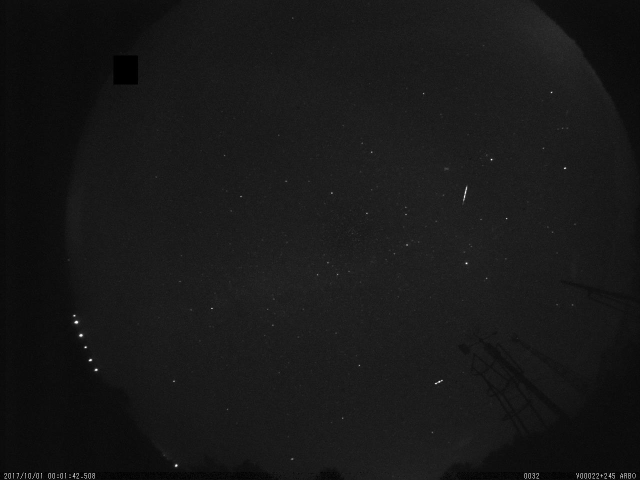
#> input picture DATA_SPLIT_FOR_YOLO10/test/images/000142_ARBO.jpg, 1280 x 960 px (shown at 1/2 size); its folder holds only this picture in this run
$ jupyter execute --allow-errors Augmentacia_Dat.ipynb   (shell and % lines are left out)
#> lines starting #> are read from the running program, lines starting #| are printed output that depends on the picture
#> further down, image is the input picture: shape (960, 1280, 3); min 0, max 255, mean 23.9
#> `flippedImage = cv2.flip(image, 1)`:
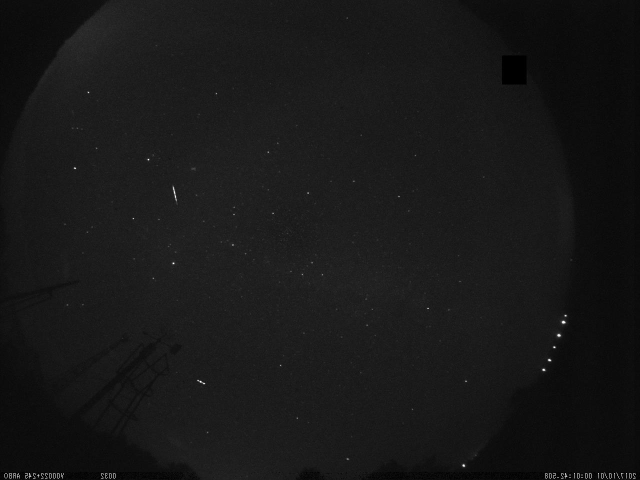
#> flippedImage: shape (960, 1280, 3) (shown at 1/2 size); min 0, max 255, mean 23.9
#> `flippedImage = cv2.flip(image, 0)`:
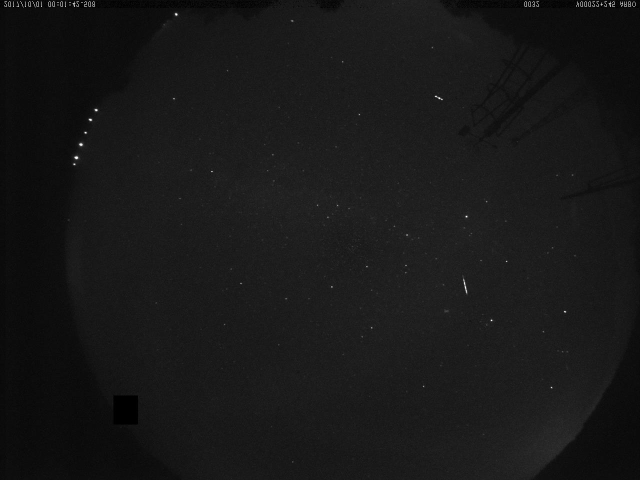
#> flippedImage: shape (960, 1280, 3) (shown at 1/2 size); min 0, max 255, mean 23.9
# Augmentácia dát

Inštalácia potrebných knižníc

## Zadefinovanie vlastných funkcií

Funkcia na vytvorenie jednoriadkového textového súboru, ktorý obsahuje informácie o ohraničujúcom polí (bounding box)
* **file_name**: názov súboru
* **_**: označenie triedy
* **x**: x-ová súradnica ohraničujúceho poľa
* **y**: y-ová súradnica ohraničujúceho poľa
* **width**: šírka ohraničujúceho poľa
* **height**: výška ohraničujúceho poľa

[cell 1]
# [6 lines left out: function create_txt_file, not called in this run]

Funkcia na vyselektovanie názvu súboru z celej directory path

[cell 2]
def get_file_name(file_with_directory, input_directory):

    directory_lengt = len(input_directory) + 1
    file_name_length = len(file_with_directory)
    return file_with_directory[directory_lengt:file_name_length-4]

## Horizontálne obrátenie obrázkov ⬅️➡️

Definovanie vstupných a výstupných ciest k adresárom

[cell 3]
in_tp_dir = '/home/jovyan/data/lightning/LiviaMurankova/DATA/new/New_TP/images'
in_tp_txt_dir = '/home/jovyan/data/lightning/LiviaMurankova/DATA/new/New_TP/txt'

out_hflip_dir = '/home/jovyan/data/lightning/LiviaMurankova/DATA/new/New_Augmented_Data/New_Horizontal_Flip/images'
out_hflip_txt_dir = '/home/jovyan/data/lightning/LiviaMurankova/DATA/new/New_Augmented_Data/New_Horizontal_Flip/txt'

Uloženie názvov obrazových a textových súborov z jedného priečinka do premenných

[cell 4]
from glob import glob
import random

random.seed(1234)

# images
tp_infiles = in_tp_dir + '/*'
tp_names = glob(tp_infiles)
#> (the rest of this cell did not finish here and is left out)

Funkcia, ktorá prepočíta súradnice ohraničujúceho poľa pri horizontálnom preklopení obrázka

[cell 5]
# Read .txt file && recalculate normalized x-coordinate

# [16 lines left out: function recalculate_hflippedimage_coordinates, not called in this run]

**Algoritmus na vytváranie kópii horizontálne preklopených obrázkov a prepočítanie nových súradníc ohraničujúceho poľa**

[cell 6]
import cv2

# loop over each input image
#> (the rest of this cell did not finish here and is left out)

## Vertikálne obrátenie obrázkov ⬆️⬇️

Definovanie vstupných a výstupných ciest k adresárom

[cell 7]
in_tp_dir = '/home/jovyan/data/lightning/LiviaMurankova/DATA/new/New_TP/images'
in_tp_txt_dir = '/home/jovyan/data/lightning/LiviaMurankova/DATA/new/New_TP/txt'

out_vflip_dir = '/home/jovyan/data/lightning/LiviaMurankova/DATA/new/New_Augmented_Data/New_Vertical_Flip/images'
out_vflip_txt_dir = '/home/jovyan/data/lightning/LiviaMurankova/DATA/new/New_Augmented_Data/New_Vertical_Flip/txt'

Uloženie názvov obrazových a textových súborov z jedného priečinka do premenných

[cell 8]
from glob import glob
import random

random.seed(1234)

# read images into list
tp_infiles = in_tp_dir + '/*'
tp_names = glob(tp_infiles)
#> (the rest of this cell did not finish here and is left out)

Funkcia, ktorá prepočíta súradnice ohraničujúceho poľa pri vertikálnom preklopení obrázka

[cell 9]
# Read .txt file && recalculate normalized y-coordinate

# [16 lines left out: function recalculate_vflippedimage_coordinates, not called in this run]

**Algoritmus na vytváranie kópii vertikálne preklopených obrázkov a prepočítanie nových súradníc ohraničujúceho poľa**

[cell 10]
import cv2

# loop over each input image
#> (the rest of this cell did not finish here and is left out)

$ run again, on DATA_SPLIT_FOR_YOLO10/test/images/010503_VAZEC.jpg
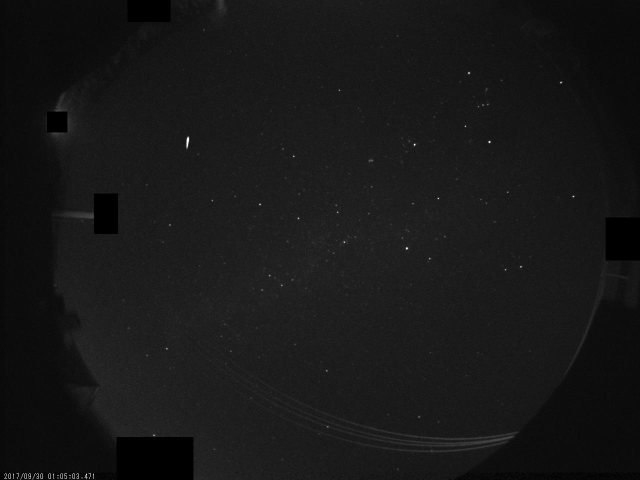
#> input picture DATA_SPLIT_FOR_YOLO10/test/images/010503_VAZEC.jpg, 1280 x 960 px (shown at 1/2 size)
#> image is the input picture: shape (960, 1280, 3); min 0, max 255, mean 23.2
#> `flippedImage = cv2.flip(image, 1)`:
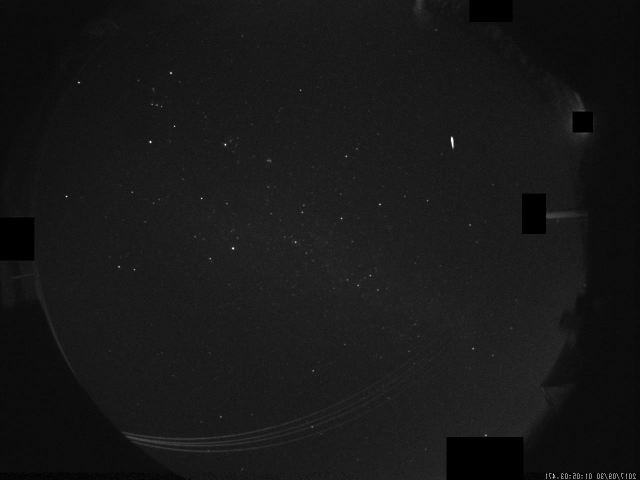
#> flippedImage: shape (960, 1280, 3) (shown at 1/2 size); min 0, max 255, mean 23.2
